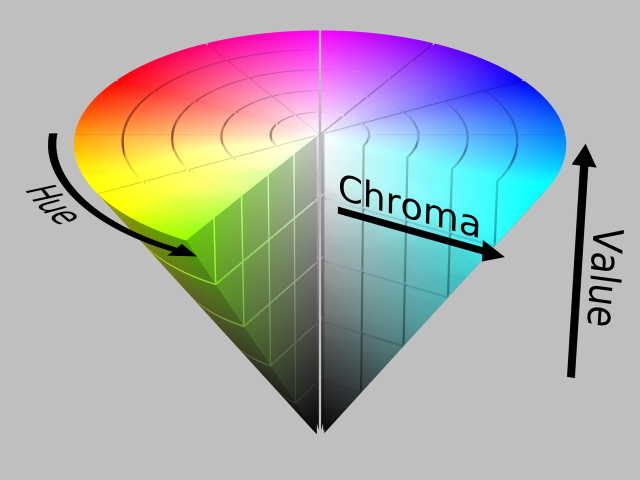
#> input picture example.png, 1280 x 960 px (shown at 1/2 size)
$ python ImageViewer.py
#> lines starting #> are read from the running program, lines starting #| are printed output that depends on the picture
from collections import namedtuple
from enum import Enum
import math
import cv2 as cv
import numpy as np

image_viewers = {}


def getImageViewer(window_name):
    if not window_name in image_viewers:
        image_viewers[window_name] = ImageViewer(window_name)
    return image_viewers[window_name]


def cv_imshow(window_name, image):
    getImageViewer(window_name).show(image)


class ImageViewer:
    """
     View image and allow to zoom into it by drawing a rectangle or using mouse wheel.
     Also allows to window image using middle mouse button, i.e. re-map channel intensities,
     which is especially useful if image channels have more than 8 bit depth.
    """
    background_color = (64, 64, 0)
    alpha_color = (0, 0, 0)
    text_color = (128, 255, 100)  # (0, 165, 255)
    text_color_outline = (0, 0, 0)
    rectangle_color = text_color
    rectangle_color_outline = text_color_outline
    rectangle_line_width = 1

    window_size = None  # last known window size; if it changes externally, we need to redraw
    image = None  # currently displayed image
    image_dtype_orig = None  # original input image type, may be different from image
    roi = None  # zoomed ROI of image as a rectangle in float-pixel; aspect ratio of ROI may differ from window, in which case border or more image is displayed
    cached_roi_image_all = None  # cached window resized ROI image - performance relevant for large images (e.g. more than screen size) when drawing rectangle
    cached_roi_image_win = None  # cached window resized but before windowing is applied
    cached_roi_image_roi = None  # ROI of cached_roi_image_all - if not the same as roi, cached_roi_image_all and cached_roi_image_win is invalid
    cached_roi_image_windowing = None  # windowing of cached_roi_image_all - if not the same as roi, cached_roi_image_all is invalid
    roi_zoom_step = 0.8  # values < 1.0 reverse zoom direction (hint: 1/0.8 = 1.25)
    roi_min_size = 10  # do not zoom in too much
    zoom_on_mouse_move_max_horizontal_deviation = 0.2
    significant_mouse_move = 5  # to detect if mouse_was_moved

    # windowing: zoom into brightness, i.e. transform image intensities to "window" into a sub-range
    Windowing = namedtuple('Windowing', 'center width', defaults=(0.5, 1.0))
    windowing = Windowing()

    MouseMode = Enum('MouseMode', [
        'is_drawing_rectangle',  # is rectangle drawing in progress?
        'is_zooming',  # is zoom by mouse drag in progress?
        'is_moving',  # is move by mouse drag in progress?
        'is_windowing'])  # is windowing in progress?
    mouse_mode = None

    rectangle = (0, 0, 0, 0)  # last drawn rectangle
    mouse_start_x, mouse_start_y, mouse_was_moved = 0, 0, False  # start point of mouse during mouse move with button down
    mouse_start_roi = None  # start roi during mouse move with button down
    mouse_start_windowing = None  # windowing at start of mouse drag
    mouse_slow_windowing = False
    single_click_zoom_sizes = [0.3, 0.1]  # single click zoom-in factors

    def __init__(self, window_name):
        self.window_name = window_name
        self.create_window()

    def create_window(self):
        cv.namedWindow(self.window_name, cv.WINDOW_KEEPRATIO)
        cv.setMouseCallback(self.window_name, self.on_mouse)

    @property
    def full_size(self):
        return _imageSize(self.image)

    @property
    def full_rectangle(self):
        return (0, 0) + _imageSize(self.image)

    # [5 lines left out: function isWindowVisible, not called in this run]

    def show(self, image):
        self.cached_roi_image_all = None
        self.cached_roi_image_win = None
        self.cached_roi_image_roi = None
        self.cached_roi_image_windowing = None

        is_image_copied = False

        # remove transparency channel
        if _imageChannels(image) == 4:
            # Note: for best results alpha channel would be applied after windowing.
            # For simplicity alpha channel is applied now using alpha_color.
            # To avoid unexpected color changes during windowing, alpha_color should be black, white, or grey
            image = _transparencyAsColor(image, self.alpha_color)
            is_image_copied = True

        # store in a supported image type
        self.image_dtype_orig = image.dtype
        if image.dtype == np.int8:  # e.g. cv.resize and cv.threshold fail => display as uint8
            image = image.astype(np.uint8) + 128
            is_image_copied = True
        elif image.dtype == np.int32:
            raise NotImplementedError('Can not display int32 index image.')

        if not is_image_copied:
            image = image.copy()  # always copy input image
            is_image_copied = True

        # [14 lines of commented-out code are left out]

        if self.image is None or self.roi is None:
            self.image = image
            self.zoom_out()
        else:
            old_full_rectangle = self.full_rectangle
            old_roi = self.roi
            self.image = image
            relative_roi = _relativeRect(old_roi, old_full_rectangle)
            new_roi = _absoluteRect(relative_roi, self.full_rectangle)
            self.roi = _intersectRects(new_roi, self.full_rectangle)

        self.redraw()

    def redraw(self, do_resize_window=False):
        if self.image is None:
            return

        do_windowing = self.windowing != self.Windowing()
        do_windowing_fast = do_windowing and self.mouse_mode == self.MouseMode.is_windowing
        #if not do_windowing_fast: print('full resolution windowing')

        try:
            window_rect = cv.getWindowImageRect(self.window_name)
        except:
            self.create_window()  # window was closed and needs to be created again
            window_rect = cv.getWindowImageRect(self.window_name)

        if do_resize_window and self.mouse_mode is None:
            aligned_window_rect = _expandRectToAspectRatioInt(window_rect, self.full_size, do_expand=False)
            if window_rect[2:] != aligned_window_rect[2:]:
                cv.resizeWindow(self.window_name, *aligned_window_rect[2:])
                window_rect = cv.getWindowImageRect(self.window_name)

        do_draw = self.mouse_mode == self.MouseMode.is_drawing_rectangle and self.mouse_was_moved

        # print('roi {} {}'.format(self.roi[2] / self.roi[3], self.roi))
        if (self.cached_roi_image_all is not None and
            self.cached_roi_image_roi == self.roi and
            self.cached_roi_image_windowing == self.windowing and
            _imageSize(self.cached_roi_image_all) == window_rect[2:] and
            (self.cached_roi_image_win is None or not do_windowing or do_windowing_fast)  # do not re-use fast windowing for full windowing
           ):
            image = self.cached_roi_image_all
            #print('reuse image')
            if do_draw:
                image = image.copy()
        else:
            text = []
            if not self.is_zoomed_out():
                text.append('{}%'.format(round(100 * min(self.roi[2:]) / min(self.full_size))))  # not the same as zoom_factor

            zoom_factor = min(
                window_rect[2] / self.roi[2],
                window_rect[3] / self.roi[3])
            #print('zoom_factor {} {}'.format(zoom_factor, 1 / zoom_factor))

            # Shrinking the displayed ROI is done first, because cv.resize() gives better quality than cv.warpAffine.
            # Windowing is applied first on the ROI to improve performance for large images
            # and to avoid windowing of background border color.
            # Resulting windowed image format may be different from the original input image.
            win_roi = _clipRectToImage(_growIntRectangle(_expandRectToAspectRatioFloat(self.roi, window_rect[2:], align_sign=-1)), self.image)
            zoom0 = (self.roi[0] - win_roi[0], self.roi[1] - win_roi[1])
            win_image = _roiRectangle(self.image, win_roi)  # image references original image - do copy() before modifying
            if zoom_factor < 1.0 and (do_windowing_fast or not do_windowing):
                if (self.cached_roi_image_win is not None and
                    self.cached_roi_image_roi == self.roi
                   ):
                    win_image = self.cached_roi_image_win  # win_image references cached image - do copy() before modifying
                    #print('reuse win_image')
                else:
                    win_image = _resize(win_image, zoom_factor)
                    self.cached_roi_image_win = win_image  # win_image references cached image - do copy() before modifying
                zoom_factor = 1.0
                zoom0 = (0, 0)
            else:
                self.cached_roi_image_win = None

            if do_windowing:
                win_image = win_image.copy()

                center, width = self.windowing
                cv_range = _range_of_dtype(win_image.dtype)

                def windowingThresh(value):
                    return _range_len(cv_range) * value + cv_range.min

                def windowingThreshRounded(value):
                    value = windowingThresh(value)
                    return _roundInt(value) if cv_range.step == 1 else round(value, 3)

                def windowingDisplayFormat(value):
                    return ('{:.0f}' if cv_range.step == 1 else '{:.3f}').format(value)

                # [7 lines left out: function windowingCenterDisplay, not called in this run]

                def windowingWidthDisplay(value):
                    value = _range_len(cv_range) * value
                    return windowingDisplayFormat(value)

                if abs(width) > 1e-8:
                    b = windowingThresh(center - width / 2)
                    # [6 lines of commented-out code are left out]
                    a = 1 / width
                    b2 = (1 - a) * b

                    # image = (image * a + b2).clip(intensity.min, intensity.max).astype(image.dtype) # slow!
                    win_image = _convertAutoScale(win_image, a, b2, cv.CV_8U)
                    text.append('c:{} w:{}'.format(windowingCenterDisplay(center), windowingWidthDisplay(width)))
                    #print('c:{} w:{}'.format(windowingThreshRounded(center), windowingThreshRounded(width)))
                else:
                    b = windowingThreshRounded(center)
                    win_image = _thresholdAsUint8(win_image, b)
                    text.append('c:{}'.format(windowingCenterDisplay(center)))
                    #print('c:{}'.format(b))

                if zoom_factor < 1.0 and not do_windowing_fast:
                    win_image = _resize(win_image, zoom_factor)
                    zoom_factor = 1.0
                    zoom0 = (0, 0)

            # make image uint8
            if win_image.dtype != np.uint8:
                # cv.warpAffine works well for uint8 3-channel images, but can not transform image types.
                # Also some drawing functions like cv.putText work best on uint8.
                win_image = _convertAutoScale(win_image, 1, 0, cv.CV_8U)
                assert win_image.dtype == np.uint8

            # make image 3 channels
            if _imageChannels(win_image) == 1:
                win_image = cv.cvtColor(win_image, cv.COLOR_GRAY2BGR)
            # exotic cases like transparency should be handled earlier, e.g. converted in self.show()
            assert _imageChannels(win_image) == 3, 'unsupported number of channels: {}'.format(_imageChannels(win_image))

            if self.cached_roi_image_all is not None and _imageSize(self.cached_roi_image_all) == window_rect[2:]:
                image = self.cached_roi_image_all  # re-use memory of old image
                #print('reuse memory')
            else:
                image = np.empty((window_rect[3], window_rect[2], 3), np.uint8)
                #print('new memory')

            #print('zoom0 {}'.format(zoom0))
            M = np.asarray(((zoom_factor, 0, (0.5 - zoom0[0]) * zoom_factor),
                            (0, zoom_factor, (0.5 - zoom0[1]) * zoom_factor)), np.double)
            interpolation = cv.INTER_AREA if zoom_factor < 1 else cv.INTER_NEAREST
            assert win_image.dtype == image.dtype, (win_image.dtype, image.dtype)
            cv.warpAffine(win_image, M, _imageSize(image), image, interpolation, cv.BORDER_CONSTANT, _color(image, self.background_color))

            if text:
                text = ' '.join(text)
                pos = (5, 17)
                fontFace = cv.FONT_HERSHEY_SIMPLEX
                fontScale = 0.4
                cv.putText(image, text, pos, fontFace, fontScale, _color(image, self.text_color_outline), 2, cv.LINE_AA)
                cv.putText(image, text, pos, fontFace, fontScale, _color(image, self.text_color), 1, cv.LINE_AA)

            self.cached_roi_image_all = image
            self.cached_roi_image_roi = self.roi
            self.cached_roi_image_windowing = self.windowing

        if do_draw:
            thick = self.rectangle_line_width
            pt1, pt2 = _rectPoints(self.rectangle)
            cv.rectangle(image, pt1, pt2, _color(image, self.rectangle_color_outline), thick * 2)
            cv.rectangle(image, pt1, pt2, _color(image, self.rectangle_color), thick)

        if not self.isWindowVisible():
            cv.namedWindow(self.window_name, cv.WINDOW_KEEPRATIO)

        self.window_size = window_rect[2:]
        cv.imshow(self.window_name, image)

    # [16 lines left out: function window_rectangle_to_roi, not called in this run]

    def window_point_to_roi(self, point, roi=None):
        return self.window_rectangle_to_roi(point + (0, 0), roi)[:2]

    def window_vector_to_roi(self, vector, roi=None):
        return self.window_rectangle_to_roi((0, 0) + vector, roi)[2:]

    def zoom_out(self):
        self.roi = self.full_rectangle

    def is_zoomed_out(self):
        return _roundIntRect(self.roi) == self.full_rectangle

    # [349 lines left out: functions set_sanitized_roi, zoom_to_rectangle, zoom_to_point, zoom_to_point_jump, move_roi, update_rectangle_on_mouse_move_to and 4 more, not called in this run]


_cv_type_of_np_types = {
    np.uint8: cv.CV_8U,
    np.int8: cv.CV_8S,
    np.uint16: cv.CV_16U,
    np.int16: cv.CV_16S,
    np.int32: cv.CV_32S,
    np.float32: cv.CV_32F,
    np.float64: cv.CV_64F,
}

_np_type_of_cv_type = {v: k for k, v in _cv_type_of_np_types.items()}

_CvTypeRange = namedtuple('_CvTypeRange', 'min max step')

_range_of_cv_types = {
    cv.CV_8U: _CvTypeRange(0, 255, 1),
    cv.CV_8S: _CvTypeRange(-128, 127, 1),
    cv.CV_16U: _CvTypeRange(0, 65535, 1),
    cv.CV_16S: _CvTypeRange(-32768, 32767, 1),
    cv.CV_32S: _CvTypeRange(-2147483648, 2147483647, 1),  # usually an index array, no color defined
    cv.CV_32F: _CvTypeRange(0.0, 1.0, 0.0),
    cv.CV_64F: _CvTypeRange(0.0, 1.0, 0.0),
}

def _range_of_dtype(dtype):
    return _range_of_cv_types[_cv_type_of_np_types[dtype.type]]

def _range_len(range):
    return range.max - range.min + range.step


# [48 lines left out: functions _convertAutoScale, _thresholdAsUint8, not called in this run]


def _resize(win_image, zoom_factor):
    return cv.resize(win_image,
                     (_ceilInt(win_image.shape[1] * zoom_factor),
                      _ceilInt(win_image.shape[0] * zoom_factor)),
                     fx=zoom_factor, fy=zoom_factor,
                     interpolation=cv.INTER_AREA)


# [15 lines left out: functions _color, _transparencyAsColor, not called in this run]


def _imageChannels(image):
    return image.shape[2] if len(image.shape) > 2 else 1


def _imageSize(image):
    return image.shape[1::-1]


def _roiRectangle(image, rect):
    return image[rect[1]: rect[1] + rect[3], rect[0]: rect[0] + rect[2]]


def _floorInt(value):
    return int(math.floor(value))


def _ceilInt(value):
    return int(math.ceil(value))


def _roundInt(value):
    return int(round(value))


def _roundIntRect(rectangle):
    x1 = _roundInt(rectangle[0])
    y1 = _roundInt(rectangle[1])
    x2 = _roundInt(rectangle[0] + rectangle[2])
    y2 = _roundInt(rectangle[1] + rectangle[3])
    return (x1, y1, x2 - x1, y2 - y1)


def _growIntRectangle(rectangle):
    x1 = _floorInt(rectangle[0])
    y1 = _floorInt(rectangle[1])
    x2 = _ceilInt(rectangle[0] + rectangle[2])
    y2 = _ceilInt(rectangle[1] + rectangle[3])
    return (x1, y1, x2 - x1, y2 - y1)


# [16 lines left out: functions _absoluteRect, _relativeRect, not called in this run]


def _expandRectToAspectRatioFloat(rectangle, aspect_size, do_expand = True, align_sign = 0):
    r_x, r_y, r_width, r_height = rectangle
    aspect_size_width, aspect_size_height = aspect_size

    if (aspect_size_width * r_height < r_width * aspect_size_height) == do_expand:
        new_height = r_width * aspect_size_height / aspect_size_width
        if align_sign >= 0:
            r_y += (r_height - new_height) * (0.5 if align_sign == 0 else 1.0)
        r_height = new_height
    else:
        new_width = aspect_size_width * r_height / aspect_size_height
        if align_sign >= 0:
            r_x += (r_width - new_width) * (0.5 if align_sign == 0 else 1.0)
        r_width = new_width
    return (r_x, r_y, r_width, r_height)


def _expandRectToAspectRatioInt(rectangle, aspect_size, do_expand = True, align_sign = 0):
    return _roundIntRect(_expandRectToAspectRatioFloat(rectangle, aspect_size, do_expand, align_sign))


def _rectPoints(r):
    return (r[0], r[1]), (r[0] + r[2], r[1] + r[3])


def _isRectValid(r):
    return r is not None and r[2] >= 0 and r[3] >= 0


def _intersectRects(r1, r2):
    if not _isRectValid(r1) or not _isRectValid(r2):
        return None

    x1 = max(r1[0], r2[0])
    y1 = max(r1[1], r2[1])
    x2 = min(r1[0] + r1[2], r2[0] + r2[2])
    y2 = min(r1[1] + r1[3], r2[1] + r2[3])
    if x1 > x2 or y1 > y2:
        return None

    return (x1, y1, x2 - x1, y2 - y1)


def _clipRectToImage(rect, image):
    return _intersectRects(rect, (0, 0, image.shape[1], image.shape[0]))


# [23 lines left out: functions _moveRectIntoImage, _resizeRectAroundCenter, not called in this run]


def _growRectAroundCenter(rectangle, factor):
    return _resizeRectAroundCenter(rectangle, (rectangle[2] * factor, rectangle[3] * factor))


print('{}:\n{}{}'.format(ImageViewer.__name__, ImageViewer.__doc__, ImageViewer.on_mouse.__doc__))


if __name__ == '__main__':
    import sys
    image = cv.imread(sys.argv[1] if len(sys.argv) == 2 else 'example.png', cv.IMREAD_COLOR)
#> image is the input picture: shape (960, 1280, 3); mean B, G, R 173.1, 172.8, 172.1

    zoom_steps = 10
    zoom_step = -1

    rotate_steps = 90
    rotate_step = -1

    types = (np.uint8, np.int8, np.uint16, np.int16, np.float32, np.float64)  # not np.int32
    channels = (3, 1, 4)  # BGR, grey, BGRA
    formats = [(t, c) for t in types for c in channels]
    format_step = -1


    def rotate_image_grow_size(img, angle):
        size = np.array(_imageSize(img))
        M = cv.getRotationMatrix2D(tuple(size / 2.), angle, 1.)
        MM = np.absolute(M[:, :2])
        size_new = MM @ size
        M[:, -1] += (size_new - size) / 2.
        return cv.warpAffine(img, M, tuple(size_new.astype(int)), borderMode=cv.BORDER_REPLICATE, flags=cv.INTER_CUBIC)


    interactive_window = getImageViewer("ImageViewer")
    while True:
        zoom_step = (zoom_step + 1) % zoom_steps
        zoom = (abs(zoom_step - zoom_steps / 2) + zoom_steps / 2) / zoom_steps
        print('zoom={}'.format(zoom))

        rotate_step = (rotate_step + 1) % rotate_steps
        angle = 360 * (rotate_step / rotate_steps)
        print('angle={}'.format(angle))

        format_step = (format_step + 1) % len(formats)
        image_type, channels_count = formats[format_step]
        print('format {} ({} x {})'.format(format_step, image_type.__name__, channels_count))

        vis = cv.resize(rotate_image_grow_size(image.copy(), angle), None, fx=zoom, fy=zoom, interpolation=cv.INTER_AREA)
#> in rotate_image_grow_size, `size = np.array(_imageSize(img))`: size = [1280, 960]
#> in rotate_image_grow_size, `M = cv.getRotationMatrix2D(tuple(size / 2.), angle, 1.)`: M = [[1, 0, 0], [0, 1, 0]]
#> in rotate_image_grow_size, `MM = np.absolute(M[:, :2])`: MM = [[1, 0], [0, 1]]
#> in rotate_image_grow_size, `size_new = MM @ size`: size_new = [1280, 960]
        zoom2 = 2.0  # super sized
        vis = cv.resize(vis, None, fx=zoom2, fy=zoom2, interpolation=cv.INTER_AREA)

        if channels_count not in (1, 3, 4):
            raise NotImplementedError()
        if channels_count == 1:
            vis = cv.cvtColor(vis, cv.COLOR_BGR2GRAY)

        if image_type == np.uint8:
            pass
        elif image_type == np.int8:
            vis = (vis.astype(np.int16) - 128).astype(np.int8)
        elif image_type == np.uint16:
            vis = vis.astype(np.uint16) * 257
        elif image_type == np.int16:
            vis = (vis.astype(np.int32) * 257 - 32768).astype(np.int16)
        elif image_type in (np.float32, np.float64):
            vis = vis.astype(image_type) / 255
        else:
            raise NotImplementedError()

        # test: use original image values in lower/right quadrant - they can be viewed using windowing
        if vis.dtype in (np.uint16, np.int16):
            w, h = _imageSize(vis)
            if len(vis.shape) == 2:
                vis[h//2:, w//2:] %= 256
            else:
                vis[h//2:, w//2:, :3] %= 256

        if channels_count == 4:
            pad = ((0, 0), (0, 0), (0, 1))
            cv_range = _range_of_dtype(vis.dtype)
            opaque_value = cv_range.max
            transparent_value = cv_range.min
            vis = np.pad(vis, pad, 'constant', constant_values=opaque_value)
            w, h = _imageSize(vis)
            vis[:w//2, :h//2, 3] = transparent_value + (opaque_value - transparent_value) / 2
            vis[:w//4, :h//4, 3] = transparent_value

        interactive_window.show(vis)
#> in zoom_out, `self.roi = self.full_rectangle`: self.roi = (0, 0, 2560, 1920)
#> in _roundIntRect, `x1 = _roundInt(rectangle[0])`: x1 = 0
#> in _roundIntRect, `x2 = _roundInt(rectangle[0] + rectangle[2])`: x2 = 2560
#> in _roundIntRect, `y2 = _roundInt(rectangle[1] + rectangle[3])`: y2 = 1920
#> in redraw, `zoom_factor = min( window_rect[2] / self.roi[2], window_rect[3] / self..`: zoom_factor = -0.000521
#> in _expandRectToAspectRatioFloat, `r_x, r_y, r_width, r_height = rectangle`: r_x = 0; r_width = 2560; r_height = 1920
#> in _growIntRectangle, `x1 = _floorInt(rectangle[0])`: x1 = 0
#> in _growIntRectangle, `x2 = _ceilInt(rectangle[0] + rectangle[2])`: x2 = 1920
#> in _intersectRects, `x1 = max(r1[0], r2[0])`: x1 = 0
#> in _intersectRects, `x2 = min(r1[0] + r1[2], r2[0] + r2[2])`: x2 = 1920
#> in redraw, `win_roi = _clipRectToImage(_growIntRectangle(_expandRectToAspectRatioF..`: win_roi = (0, 0, 1920, 1920)
#> in redraw, `zoom0 = (self.roi[0] - win_roi[0], self.roi[1] - win_roi[1])`: zoom0 = (0, 0)
#> in _roiRectangle, `return image[rect[1]: rect[1] + rect[3], rect[0]: rect[0] + rect[2]]`:
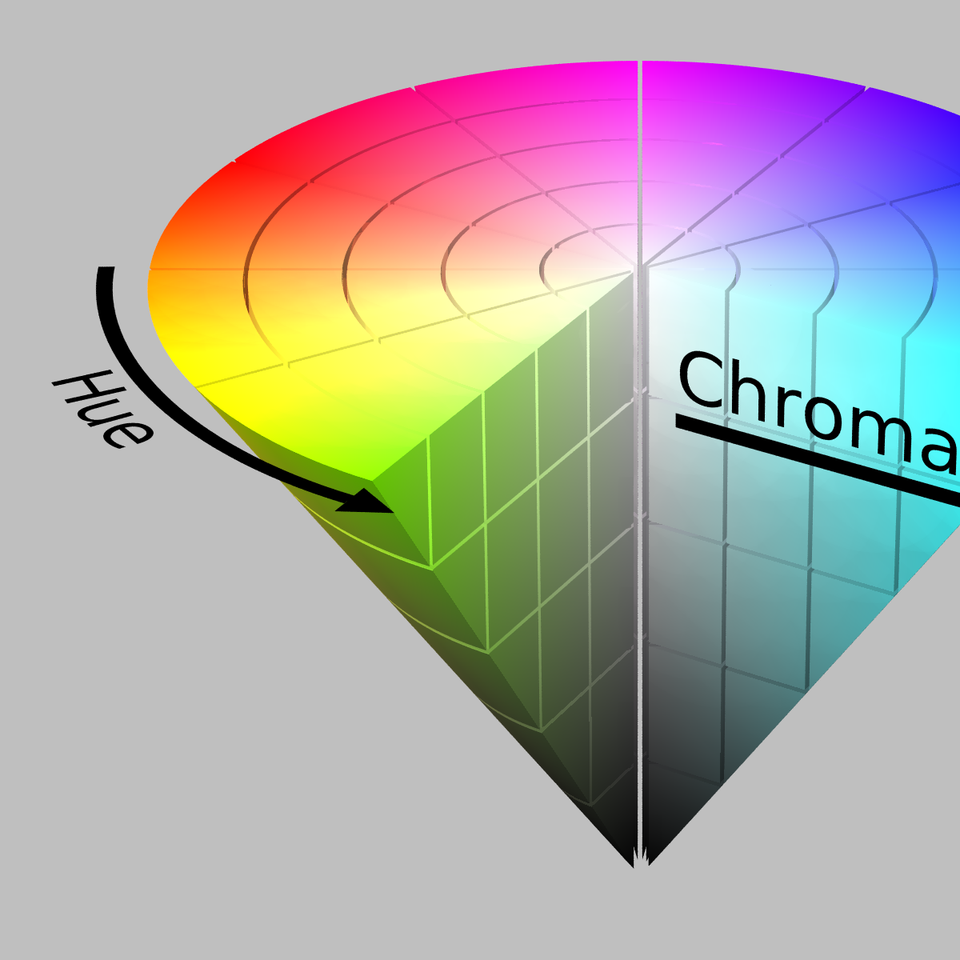
#> returned value: shape (1920, 1920, 3) (shown at 1/2 size); mean of channels 0, 1, 2 166.8, 170.5, 175.6; drawn as B, G, R
#> (the run stopped early here; a loop or call above may not have finished)
